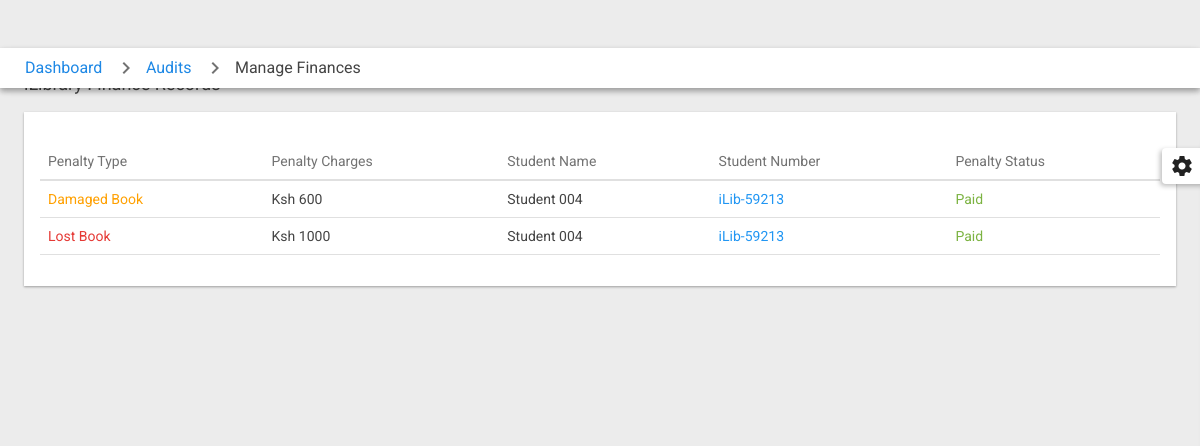
/staff/pages_staff_audit_fines_payments.php (signed in), run on an earlier commit of the app's database.
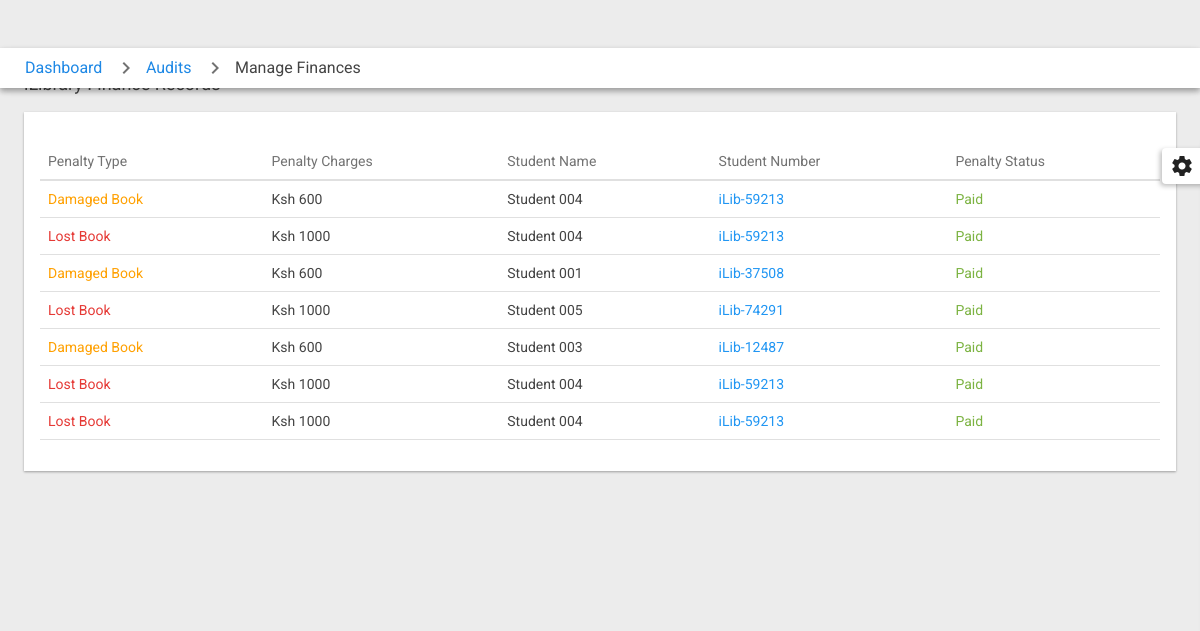
And on a later commit of the database.
### tables this page shows
CREATE TABLE `iL_Fines` (
  `f_id` int(200) NOT NULL,
  `f_type` varchar(200) NOT NULL,
  `f_amt` varchar(200) NOT NULL,
  `f_payment_code` varchar(200) NOT NULL,
  `s_id` varchar(200) NOT NULL,
  `s_number` varchar(200) NOT NULL,
  `s_name` varchar(200) NOT NULL,
  `f_status` varchar(200) NOT NULL,
  `f_checksum` varchar(200) NOT NULL,
  `created_at` timestamp(6) NOT NULL DEFAULT CURRENT_TIMESTAMP(6) ON UPDATE CURRENT_TIMESTAMP(6)
);

### staff/pages_staff_audit_fines_payments.php (the view, shortened to what this page needs)
<?php
    include('assets/config/config.php');
?>
<!doctype html>
 <html lang="en">
<?php
    include("assets/inc/head.php");
?>
<body class="disable_transitions sidebar_main_open sidebar_main_swipe">
    <div id="page_content">
        <div id="top_bar">
            <ul id="breadcrumbs">
                <li><a href="pages_staff_dashboard.php">Dashboard</a></li>
                <li><a href="#">Audits</a></li>
                <li><span>Manage Finances</span></li>
            </ul>
        </div>
        <div id="page_content_inner">
            <h4 class="heading_a uk-margin-bottom">iLibrary Finance Records</h4>
            <div class="md-card uk-margin-medium-bottom">
                <div class="md-card-content">
                    <table id="dt_tableExport" class="uk-table" cellspacing="0" width="100%">
                        <thead>
                            <th>Penalty Type</th>
                            <th>Penalty Charges</th>
                            <th>Student Name</th>
                            <th>Student Number</th>
                            <th>Penalty Status</th>
                        </thead>
                        <tbody>
                            <?php
                                $ret="SELECT * FROM  iL_Fines  ";
                                $stmt= $mysqli->prepare($ret) ;
                                $stmt->execute() ;
                                $res=$stmt->get_result();
                                while($row=$res->fetch_object())
                                {
                                    if($row->f_type== 'Lost Book')
                                    {
                                        $opsType = "<td class='uk-text-danger'>$row->f_type</td>";
                                    }
                                    elseif($row->f_type == 'Damaged Book')
                                    {
                                        $opsType = "<td class='uk-text-warning'>$row->f_type</td>";
                                    }
                                    else
                                    {
                                        $opsType = "<td class='uk-text-success'>$row->f_type</td>";
                                    }
                                    if($row->f_status == '')
                                    {
                                        $fineStatus = "<td class='uk-text-danger'>Pending</td>";
                                    }
                                    else
                                    {
                                        $fineStatus = "<td class='uk-text-success'>Paid</td>";
                                    }
                            ?>
                                <tr>
                                    <?php echo $opsType;?>
                                    <td>Ksh <?php echo $row->f_amt?></td>
                                    <td><?php echo $row->s_name;?></td>
                                    <td class="uk-text-primary"><?php echo $row->s_number;?></td>
                                    <?php echo $fineStatus;?>
                                </tr>
                            <?php }?>
                        </tbody>
                    </table>
                </div>
            </div>
        </div>
    </div>
    <div id="style_switcher">
        <div id="style_switcher_toggle"><i class="material-icons">&#xE8B8;</i></div>
    </div>
</body>
</html>

### staff/assets/inc/head.php (shortened to what this page needs)
<head>
    <link rel="stylesheet" href="bower_components/uikit/css/uikit.almost-flat.min.css"/>
    <link rel="stylesheet" href="assets/css/login_page.min.css" />
    <link rel="stylesheet" href="bower_components/weather-icons/css/weather-icons.min.css" media="all">
    <link rel="stylesheet" href="bower_components/metrics-graphics/dist/metricsgraphics.css">
    <link rel="stylesheet" href="bower_components/chartist/dist/chartist.min.css">
    <link rel="stylesheet" href="bower_components/uikit/css/uikit.almost-flat.min.css" media="all">
    <link rel="stylesheet" href="assets/icons/flags/flags.min.css" media="all">
    <link rel="stylesheet" href="assets/css/style_switcher.min.css" media="all">
    <link rel="stylesheet" href="assets/css/main.min.css" media="all">
    <link rel="stylesheet" href="assets/css/themes/themes_combined.min.css" media="all">
</head>

What changed in the data, as far as the page shows it:
added il_fines: f_type "Damaged Book", f_amt "600", s_name "Student 001", s_number "iLib-37508", f_status "Paid"
added il_fines: f_type "Lost Book", f_amt "1000", s_name "Student 005", s_number "iLib-74291", f_status "Paid"
added il_fines: f_type "Damaged Book", f_amt "600", s_name "Student 003", s_number "iLib-12487", f_status "Paid"
added il_fines: f_type "Lost Book", f_amt "1000", s_name "Student 004", s_number "iLib-59213", f_status "Paid"
added il_fines: f_type "Lost Book", f_amt "1000", s_name "Student 004", s_number "iLib-59213", f_status "Paid"
